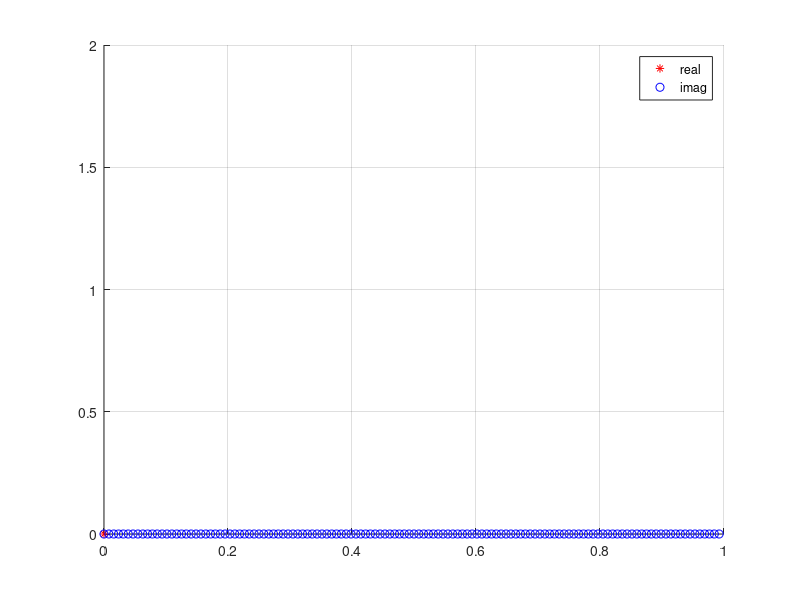

This figure's MATLAB source:
function tutorial2_ex2()
clc; clear all; close all

a = 0;
b = 1;
N = 30;
M = 128;

x = linspace(a, b * (1 - 1 / N), N);
f1 = cos(2 * pi * x);
f2 = (x - x(2)) .^ 2;

F1 = fourier_transform2(f1, M);
F2 = fourier_transform(f2);

x_plot = [0:M-1] / M;
figure(1)
hold on
grid on
plot(x_plot, real(F1), 'r*');
plot(x_plot, imag(F1), 'bo');
legend('real', 'imag');
axis([0 1 0 2]);


% n = [0:29];
% x = cos(2 * pi * n / 10);
% N = [30, 64, 128, 256];
% X = cell(3);
% F = cell(3);
% for i = 1:length(N)
%     X{i} = abs(fft(x, N(i)));
%     F{i} = [0 : (N(i) - 1)] / N(i);
%     subplot(length(N), 1, i);
%     plot(F{i}, X{i}, '-x');
%     title(strcat('N = ', num2str(N(i))));
%     axis([0 1 0 20]);
% end



end


function coeffs = fourier_transform(x) 

    N = length(x);
    F = diag([0:(N-1)]) * repmat([0:(N-1)], N, 1) * 2 * pi / N;
    F = exp(i * F);
    coeffs = F * x';
end

function coeffs = fourier_transform2(x, M) 

    N = length(x);
    F = repmat([0:(N-1)], M, 1);
    M = [0:M-1];    
    for i = 1:length(M)
        F(i, :) = F(i, :) * M(i);
    end    
    F = exp(i * F * 2 * pi / N) / length(x);   
    coeffs = F * x';
end

function values = inverse(X)

    N = length(X);
    F = diag([0:(N-1)]) * repmat([0:(N-1)], N, 1) * 2 * pi;
    F = exp(-i * F);
    values = F \ X;
end